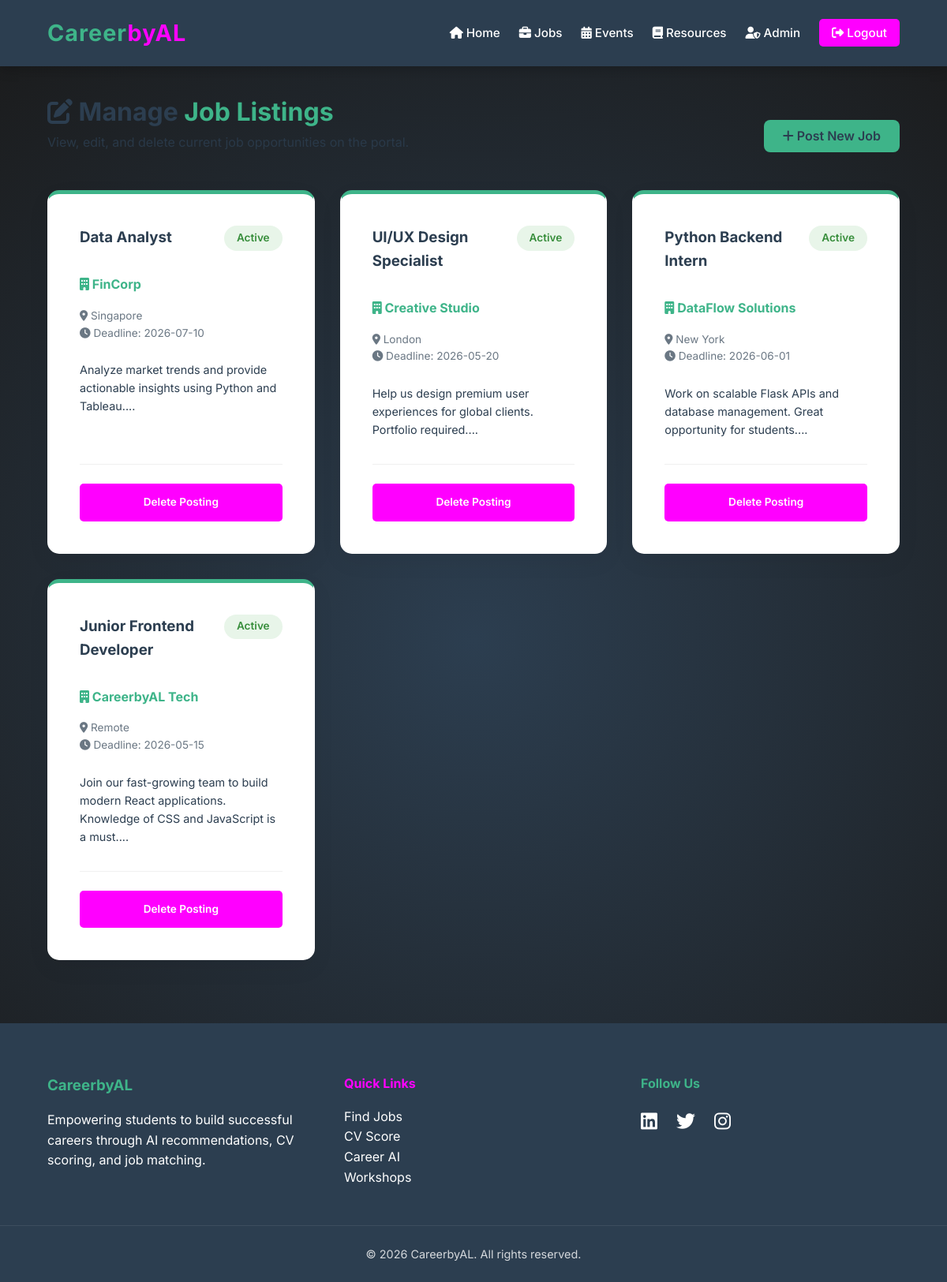
/manage_jobs (signed in), run on the app's committed database.
### tables this page shows
CREATE TABLE jobs (
            id INTEGER PRIMARY KEY AUTOINCREMENT,
            title TEXT NOT NULL,
            company TEXT NOT NULL,
            location TEXT,
            description TEXT,
            skills_required TEXT,
            deadline TEXT,
            posted_date TEXT DEFAULT CURRENT_TIMESTAMP
        );

### app.py (the view)
@app.route("/manage_jobs")
def manage_jobs():
    if not session.get("admin"): return redirect(url_for("admin_login"))
    conn = get_db_connection()
    jobs = conn.execute("SELECT * FROM jobs ORDER BY id DESC").fetchall()
    conn.close()
    return render_template("manage_jobs.html", jobs=jobs)

### app.py (called while the page is built)
def get_db_connection():
    conn = sqlite3.connect("cms.db")
    conn.row_factory = sqlite3.Row
    return conn

@app.context_processor
def inject_user():
    user = None
    if 'user_id' in session:
        conn = get_db_connection()
        user = conn.execute("SELECT * FROM users WHERE id = ?", (session['user_id'],)).fetchone()
        conn.close()
    return dict(user=user)

### templates/manage_jobs.html (shortened to what this page needs)
{% extends "base.html" %}
{% block content %}
<div style="display: flex; justify-content: space-between; align-items: flex-end; margin-bottom: 3rem;">
    <div>
        <h1 style="color: var(--charcoal);"><i class="fas fa-edit"></i> Manage <span class="mint-text">Job Listings</span></h1>
        <p style="opacity: 0.8;">View, edit, and delete current job opportunities on the portal.</p>
    </div>
    <a href="/post_job" class="btn" style="padding: 0.5rem 1.5rem; border-radius: 8px;"><i class="fas fa-plus"></i> Post New Job</a>
</div>
<div class="cards">
    {% for job in jobs %}
        <div class="card" style="display: flex; flex-direction: column; justify-content: space-between; border-top: 5px solid var(--mint);">
            <div>
                <div style="display: flex; justify-content: space-between; align-items: flex-start; margin-bottom: 1.5rem;">
                    <h3 style="margin-bottom: 0.5rem; color: var(--charcoal);">{{ job.title }}</h3>
                    <span class="status-pill status-shortlisted">Active</span>
                </div>
                <p style="color: var(--mint); font-weight: 700; margin-bottom: 1rem;"><i class="fas fa-building"></i> {{ job.company }}</p>
                <div style="font-size: 0.85rem; margin-bottom: 1.5rem; opacity: 0.7;">
                    <p><i class="fas fa-map-marker-alt"></i> {{ job.location }}</p>
                    <p><i class="fas fa-clock"></i> Deadline: {{ job.deadline }}</p>
                </div>
                <p style="font-size: 0.9rem; line-height: 1.6; margin-bottom: 2rem;">{{ job.description[:150] }}...</p>
            </div>
            <div style="display: flex; gap: 1rem; padding-top: 1.5rem; border-top: 1px solid #f0f0f0; margin-top: auto;">
                <a href="/delete_job/{{ job.id }}" class="btn danger-btn" style="flex: 1; text-align: center; border-radius: 5px; font-size: 0.85rem;" onclick="return confirm('Are you sure you want to delete this job listing?')">Delete Posting</a>
            </div>
        </div>
    {% endfor %}
</div>
{% endblock %}

### static/style.css (style rules this page uses)
:root { --charcoal: #2c3e50; --mint: #3eb489; --black: #1a1a1a; --fuchsia: #ff00ff; --white: #ffffff; --light-gray: #f4f7f6; --dark-mint: #2e8b57; --glass-bg: rgba(255, 255, 255, 0.1); --glass-border: rgba(255, 255, 255, 0.2); --transition: all 0.3s cubic-bezier(0.4, 0, 0.2, 1); }
* { margin: 0; padding: 0; box-sizing: border-box; }
body { font-family: 'Inter', sans-serif; background: radial-gradient(circle at 50% 50%, #2c3e50, #1a1a1a); color: var(--charcoal); line-height: 1.6; overflow-x: hidden; perspective: 1500px; }
a { text-decoration: none; color: inherit; }
.mint-text { color: var(--mint); }
.btn { background: var(--mint); color: var(--charcoal); padding: 0.8rem 1.8rem; border-radius: 30px; font-weight: 600; transition: var(--transition); border: none; cursor: pointer; display: inline-block; }
.danger-btn { background: var(--fuchsia); color: white; }
.cards { display: grid; grid-template-columns: repeat(auto-fit, minmax(300px, 1fr)); gap: 2rem; margin: 2rem 0; }
.card { background: var(--white); padding: 2.5rem; border-radius: 15px; box-shadow: 0 10px 30px rgba(0, 0, 0, 0.05); transition: var(--transition); border: 1px solid transparent; }
.card h3 { color: var(--charcoal); margin-bottom: 1rem; }
.status-pill { padding: 0.3rem 1rem; border-radius: 20px; font-size: 0.85rem; font-weight: 600; }
.status-shortlisted { background: #e8f5e9; color: #388e3c; }

### data on the page
jobs: title "Data Analyst", company "FinCorp", location "Singapore", deadline "2026-07-10", description "Analyze market trends and provide actionable insights using Python and Tableau."
jobs: title "UI/UX Design Specialist", company "Creative Studio", location "London", deadline "2026-05-20", description "Help us design premium user experiences for global clients. Portfolio required."
jobs: title "Python Backend Intern", company "DataFlow Solutions", location "New York", deadline "2026-06-01", description "Work on scalable Flask APIs and database management. Great opportunity for students."
jobs: title "Junior Frontend Developer", company "CareerbyAL Tech", location "Remote", deadline "2026-05-15", description "Join our fast-growing team to build modern React applications. Knowledge of CSS and JavaScript is a must."
